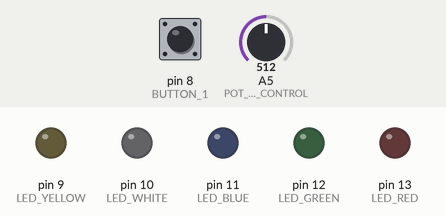
Simulated run of this sketch. Board: Arduino Uno, built with avr-gcc and run on an emulated ATmega328P. Parts: output pins drawn as LEDs (lit = HIGH). Dashed ring = blinking. The test bench sets the inputs (shaded band); at power-on: pin 8 (BUTTON_1) LOW, A5 (POT_LED_CONTROL) = 512.

Above: at 1.2 s.
1.3 s: pin 8 (BUTTON_1) pulled HIGH for 3.2 s
At 2.2 s:
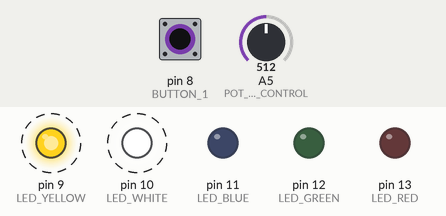
6.3 s: pin 8 (BUTTON_1) pulled HIGH for 0.15 s
At 8.0 s:
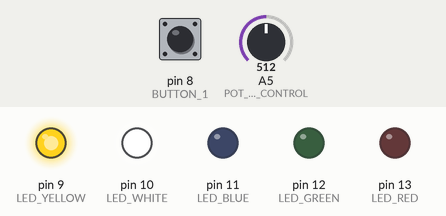
8.3 s: A5 (POT_LED_CONTROL) set to 603
9.8 s: A5 (POT_LED_CONTROL) set to 622
At 10.6 s:
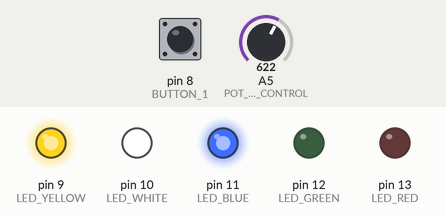
11.3 s: A5 (POT_LED_CONTROL) set to 810
12.8 s: A5 (POT_LED_CONTROL) set to 836
At 13.1 s:
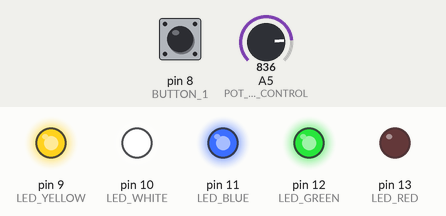
Timing chart, 0 to 15.3 s (numbered marks = the images above; inputs shaded):
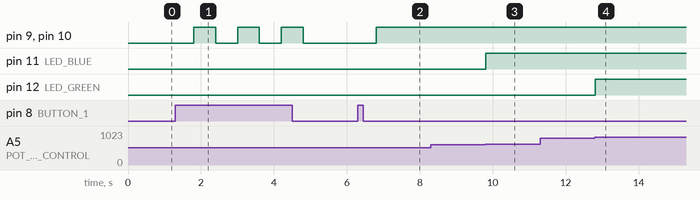

Measured:
- the behaviour switches between 613 and 614 on A5 (POT_LED_CONTROL) (found by bisection; images 2 and 3)
- the behaviour switches between 818 and 819 on A5 (POT_LED_CONTROL) (found by bisection; images 3 and 4)
- after the input at 1.3 s, pin 9 (LED_YELLOW), pin 10 (LED_WHITE): alternates HIGH for 0.60 s and LOW for 0.60 s, 6 changes in all, then stays LOW, starting after 0.50 s
- after the input at 6.3 s, pin 9 (LED_YELLOW), pin 10 (LED_WHITE): LOW → HIGH after 0.51 s
- after the input at 8.3 s, every drawn part: stays the same
- after the input at 9.8 s, pin 11 (LED_BLUE): LOW → HIGH at once
- after the input at 11.3 s, every drawn part: stays the same
- after the input at 12.8 s, pin 12 (LED_GREEN): LOW → HIGH at once

The sketch:

sketch_cascade_led_with_pot_and_button.ino
```cpp
#define LED_RED 13
#define LED_GREEN 12
#define LED_BLUE 11
#define LED_WHITE 10
#define LED_YELLOW 9
#define POT_LED_CONTROL A5
#define BUTTON_1 8

void setup() {
  // engage serial communication
  Serial.begin(9600);

  // set pins (output)
  pinMode(LED_RED, OUTPUT);
  pinMode(LED_GREEN, OUTPUT);
  pinMode(LED_BLUE, OUTPUT);
  pinMode(LED_WHITE, OUTPUT);
  pinMode(LED_YELLOW, OUTPUT);

  // set pins (input)
  pinMode(POT_LED_CONTROL, INPUT);
  pinMode(BUTTON_1, INPUT);
}

void loop() {
  static bool buttonToggle = false;

  const int pot_reading = analogRead(POT_LED_CONTROL);
  const int button = digitalRead(BUTTON_1);

  if (button == HIGH) {
    buttonToggle = !buttonToggle;
    delay(500);
  }

  if (buttonToggle) {
    if (pot_reading >= 1020.00) {
      digitalWrite(LED_RED, HIGH);
    } else {
      digitalWrite(LED_RED, LOW);
    }

    if (pot_reading >= 818.40) {
      digitalWrite(LED_GREEN, HIGH);
    } else {
      digitalWrite(LED_GREEN, LOW);
    }

    if (pot_reading >= 613.80) {
      digitalWrite(LED_BLUE, HIGH);
    } else {
      digitalWrite(LED_BLUE, LOW);
    }

    if (pot_reading >= 409.20) {
      digitalWrite(LED_WHITE, HIGH);
    } else {
      digitalWrite(LED_WHITE, LOW);
    }

    if (pot_reading >= 204.60) {
      digitalWrite(LED_YELLOW, HIGH);
    } else {
      digitalWrite(LED_YELLOW, LOW);
    }
  } else {
      digitalWrite(LED_RED, LOW);
      digitalWrite(LED_GREEN, LOW);
      digitalWrite(LED_BLUE, LOW);
      digitalWrite(LED_WHITE, LOW);
      digitalWrite(LED_YELLOW, LOW);
  }

  delay(100);
}
```
